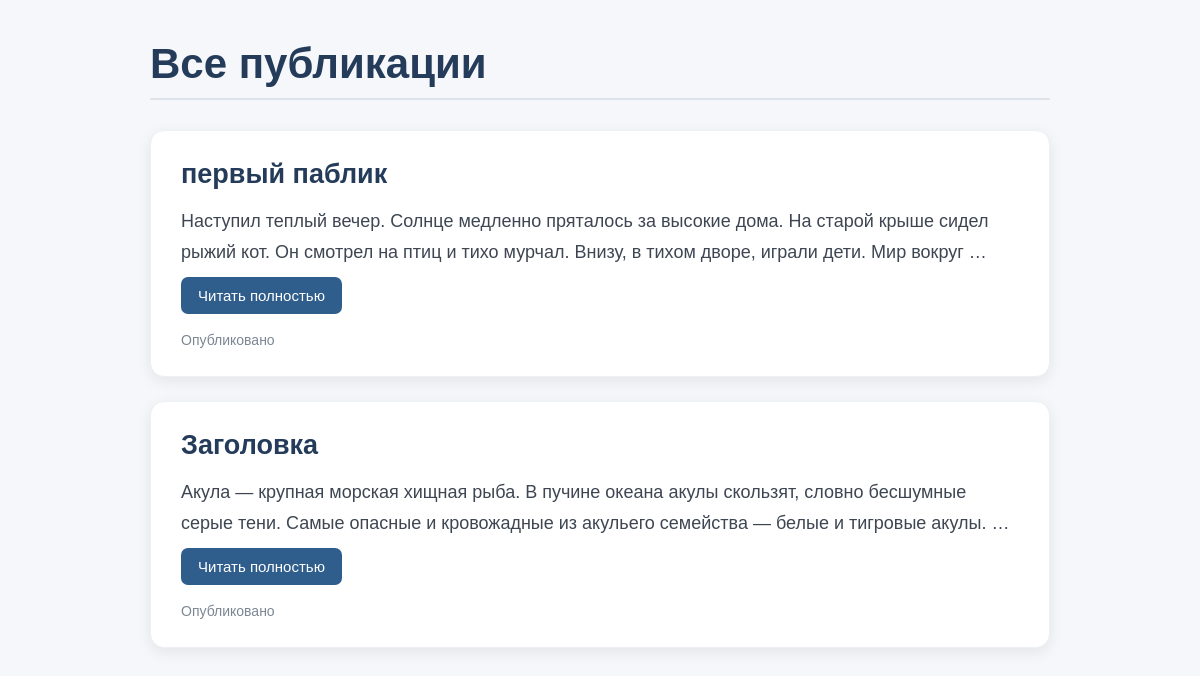
The app's page /, older data.
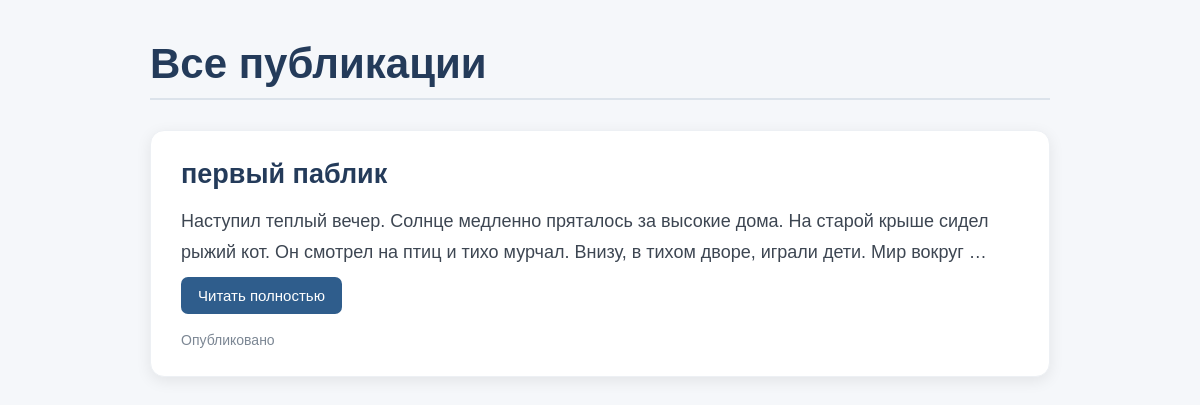
The same page, newer data.
### posts/models.py (models this page shows, shortened)
class Post(models.Model):
    author = models.ForeignKey(
        User,
        on_delete=models.CASCADE,
        related_name='posts',
        verbose_name='Автор'
    )
    title = models.CharField(max_length=255)
    text = models.TextField()
    is_published = models.BooleanField(default=True)

### posts/views.py (the view)
# urls.py: path('', post_list, name='post_list'),
def post_list(request):
    posts = Post.objects.filter(is_published=True)
    return render(request, "list_posts.html", {"posts": posts})

### templates/list_posts.html (shortened to what this page needs)
<!DOCTYPE html>
<html lang="ru">
<head>
</head>
<body>
<div class="posts-container">
    <h1 class="page-title">Все публикации</h1>
    <div class="page-line"></div>
    {% for post in posts %}
        <article class="post-card">
            <h2 class="post-title">
                <a href="{% url 'post_detail' post.pk %}">
                    {{ post.title }}
                </a>
            </h2>
            <div class="post-preview">
                {{ post.text|truncatechars:180 }}
            </div>
            {% if post.text|length > 180 %}
                <button
                    type="button"
                    class="read-more-btn"
                    onclick="toggleText('{{ post.pk }}', this)"
                >
                    Читать полностью
                </button>
            {% endif %}
            <div class="post-status">
                Опубликовано
            </div>
        </article>
    {% empty %}
        <div class="empty-posts">
            Пока нет опубликованных постов.
        </div>
    {% endfor %}
</div>
</body>
</html>

Row changes from the older to the newer data that the page shows:
removed Post: title "Заголовка", text "Акула — крупная морская хищная рыба. В пучине океана акулы скользят, словно бесшумные серые тени. Самые опасные и кровожадные из акульего семейства — белые и тигровые акулы. …"
